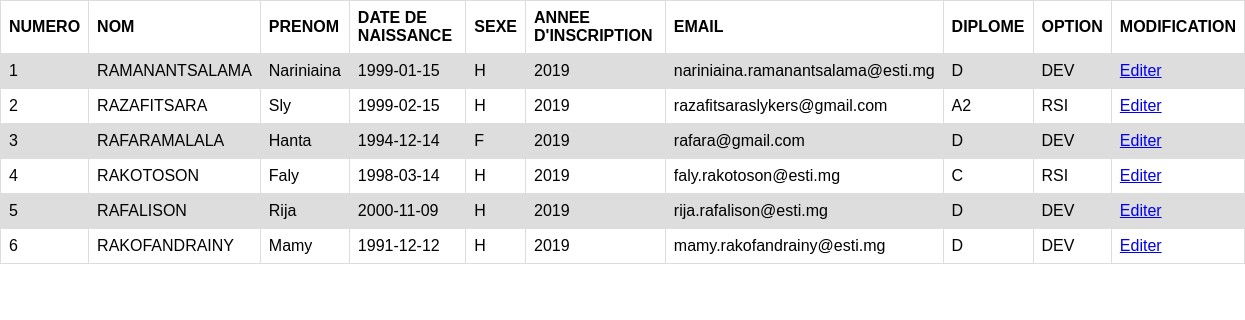
/afficheall.php, run on the app's committed database.
### tables this page shows
CREATE TABLE IF NOT EXISTS `t_eleve` (
  `el_id` int(11) NOT NULL AUTO_INCREMENT,
  `el_nom` varchar(30) DEFAULT NULL,
  `el_prenom` varchar(30) DEFAULT NULL,
  `el_ddn` date DEFAULT NULL,
  `el_sexe` varchar(1) DEFAULT NULL,
  `el_inscription` int(4) DEFAULT NULL,
  `el_email` varchar(40) DEFAULT NULL,
  `el_diplome` varchar(40) DEFAULT NULL,
  `el_option` varchar(40) DEFAULT NULL,
  PRIMARY KEY (`el_id`)
);

### afficheall.php (the view)
<?php
	require_once("conn.php");
	$req = "select * from t_eleve";
	$resultat = mysqli_query($conn,$req) or die(mysql_error());
 ?>
 <html>
 <body>
 	<table>
 		<tr>
 			<th>NUMERO</th>
 			<th>NOM</th>
 			<th>PRENOM</th>
 			<th>DATE DE NAISSANCE</th>
 			<th>SEXE</th>
 			<th>ANNEE D'INSCRIPTION</th>
 			<th>EMAIL</th>
 			<th>DIPLOME</th>
 			<th>OPTION</th>
 			<th>MODIFICATION</th>
 		</tr>
 		<?php  while ($etudiant = mysqli_fetch_assoc($resultat))  {  ?>
 		<tr>
 			<td><?php echo ($etudiant['el_id']); ?></td>
 			<td><?php echo ($etudiant['el_nom']); ?></td>
 			<td><?php echo ($etudiant['el_prenom']); ?></td>
 			<td><?php echo ($etudiant['el_ddn']); ?></td>
 			<td><?php echo ($etudiant['el_sexe']); ?></td>
 			<td><?php echo ($etudiant['el_inscription']); ?></td>
 			<td><?php echo ($etudiant['el_email']); ?></td>
 			<td><?php echo ($etudiant['el_diplome']); ?></td>
 			<td><?php echo ($etudiant['el_option']); ?></td>
 			<td><span><a href="info.php?code=<?php echo ($etudiant['el_id']); ?>">Editer</a></span></td>
 		</tr>
		<?php } ?>
 	</table>
 </body>
 </html>
 <link rel="stylesheet" type="text/css" href="style.css">

### style.css (style rules this page uses)
body { margin: 0; font-family: sans-serif; background: transparent; background-color: transparent; }
table { font-family: arial, sans-serif; border-collapse: collapse; width: 100%; text-align: left; }
td, th { border: 1px solid #dddddd; text-align: left; padding: 8px; }
tr:nth-child(even) { background-color: #dddddd; }

### data on the page
t_eleve: el_id "1", el_nom "RAMANANTSALAMA", el_prenom "Nariniaina", el_ddn "1999-01-15", el_sexe "H", el_inscription "2019", el_email "nariniaina.ramanantsalama@esti.mg", el_diplome "D", el_option "DEV"
t_eleve: el_id "2", el_nom "RAZAFITSARA", el_prenom "Sly", el_ddn "1999-02-15", el_sexe "H", el_inscription "2019", el_email "razafitsaraslykers@gmail.com", el_diplome "A2", el_option "RSI"
t_eleve: el_id "3", el_nom "RAFARAMALALA", el_prenom "Hanta", el_ddn "1994-12-14", el_sexe "F", el_inscription "2019", el_email "rafara@gmail.com", el_diplome "D", el_option "DEV"
t_eleve: el_id "4", el_nom "RAKOTOSON", el_prenom "Faly", el_ddn "1998-03-14", el_sexe "H", el_inscription "2019", el_email "faly.rakotoson@esti.mg", el_diplome "C", el_option "RSI"
t_eleve: el_id "5", el_nom "RAFALISON", el_prenom "Rija", el_ddn "2000-11-09", el_sexe "H", el_inscription "2019", el_email "rija.rafalison@esti.mg", el_diplome "D", el_option "DEV"
t_eleve: el_id "6", el_nom "RAKOFANDRAINY", el_prenom "Mamy", el_ddn "1991-12-12", el_sexe "H", el_inscription "2019", el_email "mamy.rakofandrainy@esti.mg", el_diplome "D", el_option "DEV"
